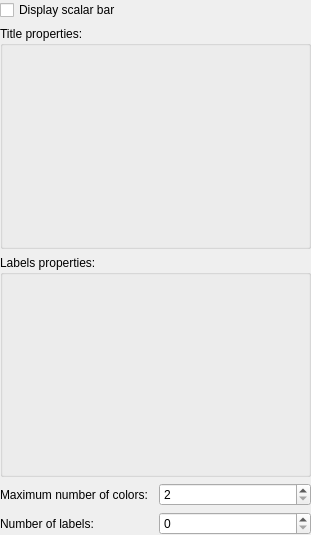
<?xml version="1.0" encoding="UTF-8"?>
<ui version="4.0">
 <class>ctkVTKScalarBarWidget</class>
 <widget class="QWidget" name="ctkVTKScalarBarWidget">
  <property name="geometry">
   <rect>
    <x>0</x>
    <y>0</y>
    <width>311</width>
    <height>535</height>
   </rect>
  </property>
  <property name="windowTitle">
   <string>vtkScalarBarWidget</string>
  </property>
  <property name="setDisplayCheckBox" stdset="0">
   <bool>false</bool>
  </property>
  <layout class="QGridLayout" name="gridLayout_3">
   <property name="leftMargin">
    <number>0</number>
   </property>
   <property name="topMargin">
    <number>0</number>
   </property>
   <property name="rightMargin">
    <number>0</number>
   </property>
   <property name="bottomMargin">
    <number>0</number>
   </property>
   <item row="0" column="0" colspan="2">
    <widget class="QCheckBox" name="DisplayScalarBarCheckBox">
     <property name="text">
      <string>Display scalar bar</string>
     </property>
    </widget>
   </item>
   <item row="1" column="0" colspan="2">
    <widget class="QGroupBox" name="TitleGroupBox">
     <property name="title">
      <string>Title properties:</string>
     </property>
     <property name="flat">
      <bool>true</bool>
     </property>
     <layout class="QGridLayout" name="gridLayout">
      <item row="0" column="0">
       <widget class="ctkVTKTextPropertyWidget" name="TitleTextPropertyWidget"/>
      </item>
     </layout>
    </widget>
   </item>
   <item row="2" column="0" colspan="2">
    <widget class="QGroupBox" name="LabelsGroupBox">
     <property name="title">
      <string>Labels properties:</string>
     </property>
     <property name="flat">
      <bool>true</bool>
     </property>
     <layout class="QGridLayout" name="gridLayout_2">
      <item row="0" column="0">
       <widget class="ctkVTKTextPropertyWidget" name="LabelsTextPropertyWidget">
        <property name="textLabel">
         <string>Format:</string>
        </property>
       </widget>
      </item>
     </layout>
    </widget>
   </item>
   <item row="3" column="0">
    <widget class="QLabel" name="MaxNumberOfColorsLabel">
     <property name="text">
      <string>Maximum number of colors:</string>
     </property>
    </widget>
   </item>
   <item row="3" column="1">
    <widget class="QSpinBox" name="MaxNumberOfColorsSpinBox">
     <property name="minimum">
      <number>2</number>
     </property>
     <property name="maximum">
      <number>9999</number>
     </property>
    </widget>
   </item>
   <item row="4" column="0">
    <widget class="QLabel" name="NumberOfLabelsLabel">
     <property name="text">
      <string>Number of labels:</string>
     </property>
    </widget>
   </item>
   <item row="4" column="1">
    <widget class="QSpinBox" name="NumberOfLabelsSpinBox">
     <property name="maximum">
      <number>64</number>
     </property>
    </widget>
   </item>
  </layout>
 </widget>
 <customwidgets>
  <customwidget>
   <class>ctkVTKTextPropertyWidget</class>
   <extends>QWidget</extends>
   <header>ctkVTKTextPropertyWidget.h</header>
  </customwidget>
 </customwidgets>
 <resources/>
 <connections/>
</ui>
